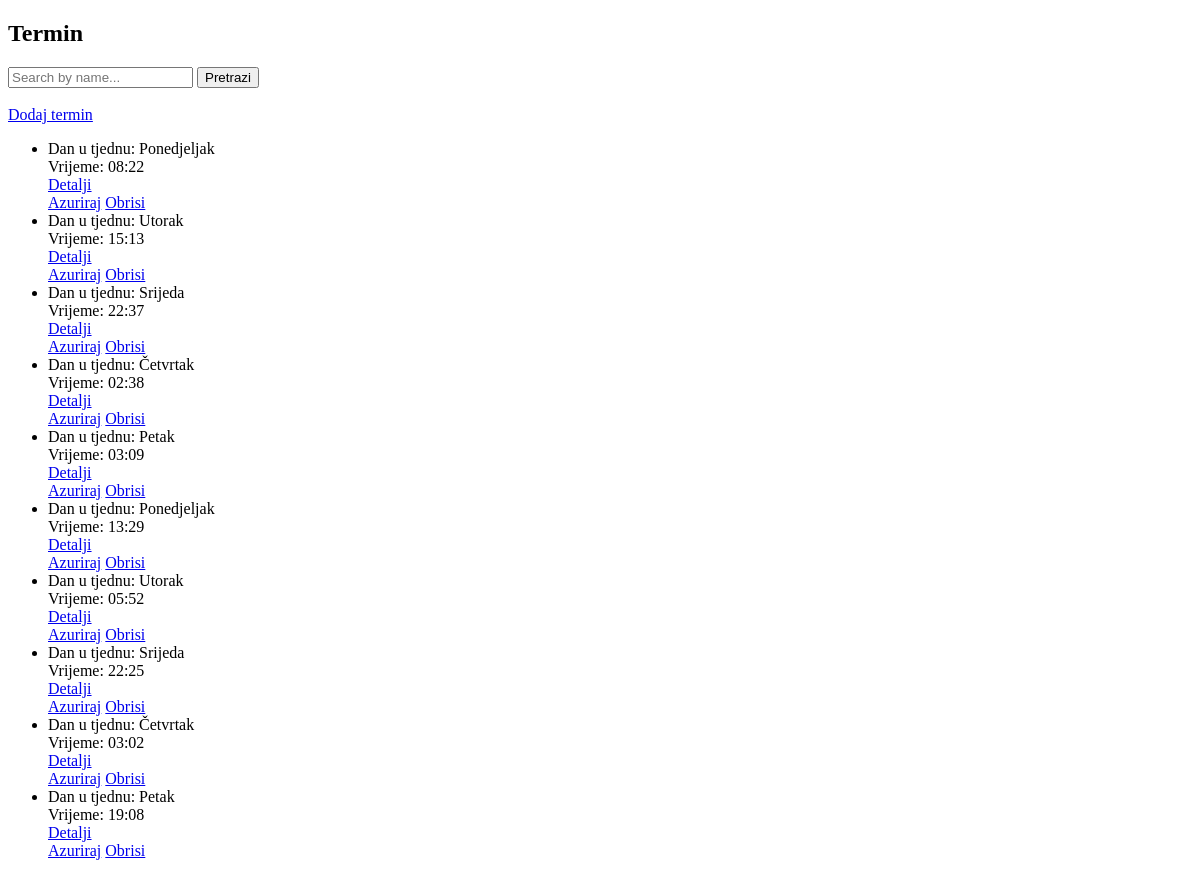
The page /termin/ on the database as committed earlier.
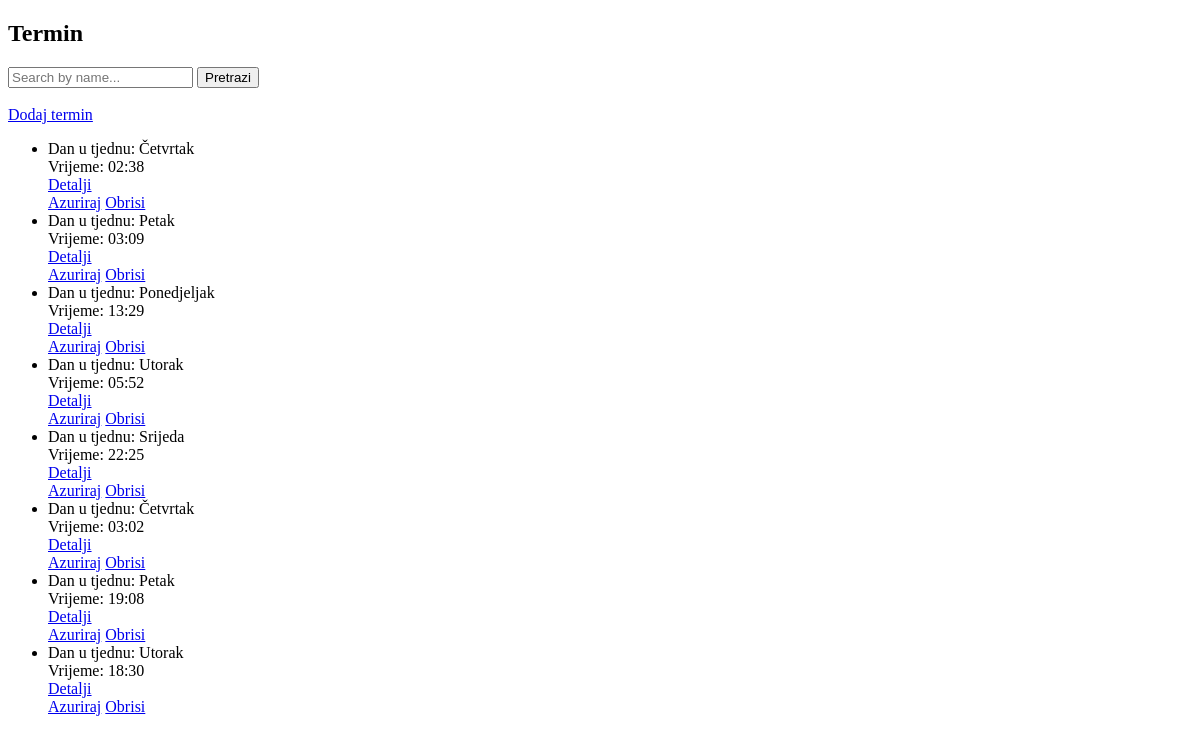
The same page on the database as committed later.
### main/models.py (models this page shows, shortened)
class Termin(models.Model):
    dan_u_tjednu = models.CharField(max_length=25)
    vrijeme = models.CharField(max_length=50)

### main/views.py (the view)
# urls.py: path('termin/', TerminList.as_view(), name='termin_list'),
class TerminList(ListView):
    model = Termin
    template_name = 'termin_list.html'
    def get_queryset(self):
        queryset = super().get_queryset()
        query = self.request.GET.get('q')
        if query:
            queryset = queryset.filter(dan_u_tjednu__icontains=query)
        return queryset

### main/templates/main/termin_list.html (shortened to what this page needs)
<!DOCTYPE html>
<html lang="en">
<head>
</head>
<body>
    {% block content %}
    <h2>Termin</h2>
    <form method="GET" action="">
        <input type="text" name="q" placeholder="Search by name..." value="{{ request.GET.q }}">
        <button type="submit">Pretrazi</button>
    </form>
    <br>
    <a href="{% url 'main:addterm' %}" >Dodaj termin</a>
    <ul>
        {% for termin in object_list %}
            <li class="termin-item">
                Dan u tjednu: {{ termin.dan_u_tjednu }}<br>
                Vrijeme: {{ termin.vrijeme }}<br>
                <a href="{% url 'main:termin_detail' termin.id %}">Detalji</a>
            </li>
            <a href="{% url 'main:updateterm' termin.pk %}">Azuriraj</a>
            <a href="{% url 'main:deleteterm' termin.pk %}">Obrisi</a>
        {% endfor %}
    </ul>
    {% endblock %}
</body>
</html>

Rows that differ between the two databases and show on the page:
removed Termin: dan_u_tjednu "Ponedjeljak", vrijeme "08:22"
removed Termin: dan_u_tjednu "Utorak", vrijeme "15:13"
removed Termin: dan_u_tjednu "Srijeda", vrijeme "22:37"
added Termin: dan_u_tjednu "Utorak", vrijeme "18:30"
